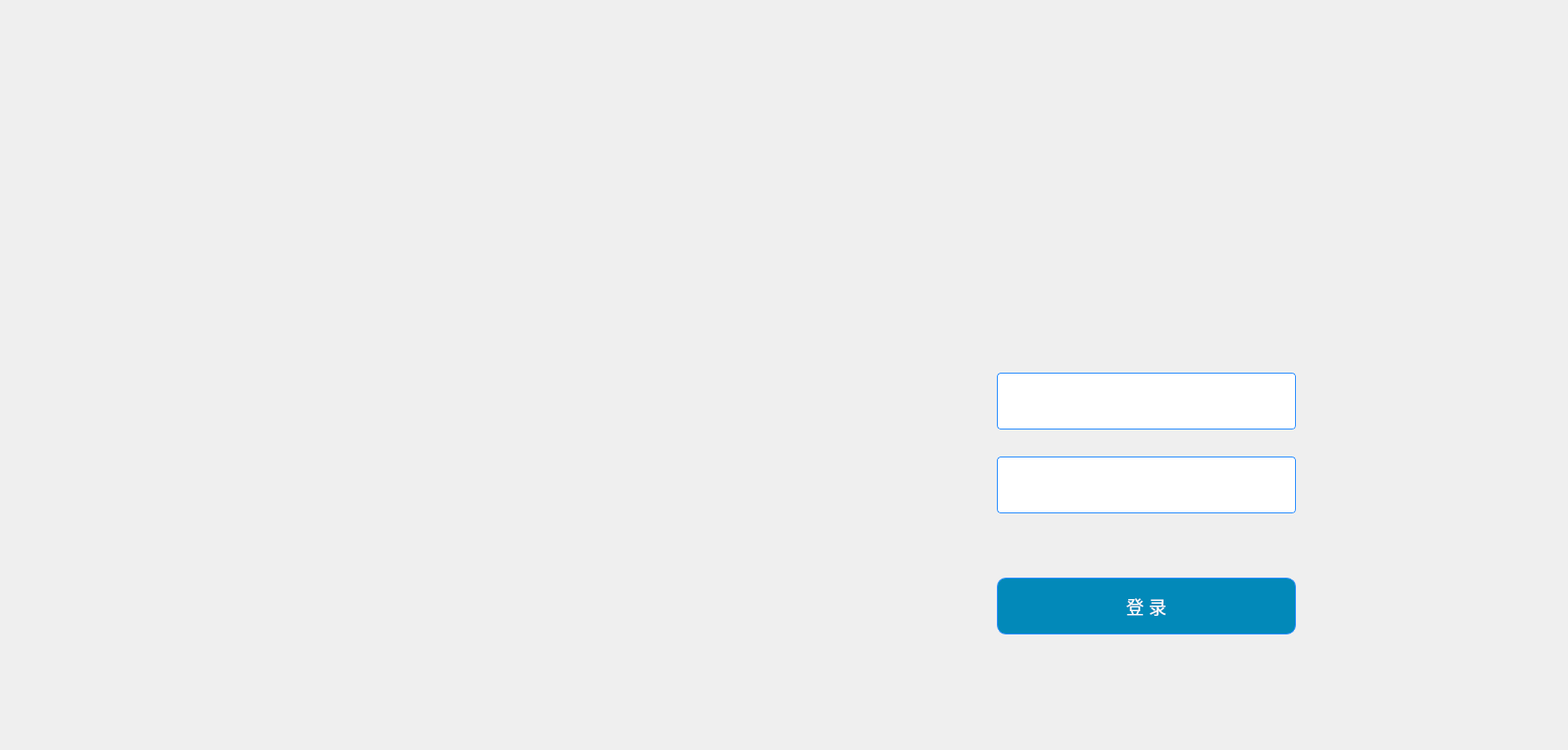
<?xml version="1.0" encoding="UTF-8"?>
<ui version="4.0">
 <class>LoginviewControls</class>
 <widget class="QWidget" name="LoginviewControls">
  <property name="geometry">
   <rect>
    <x>0</x>
    <y>0</y>
    <width>1683</width>
    <height>805</height>
   </rect>
  </property>
  <property name="windowTitle">
   <string>Dialog</string>
  </property>
  <property name="styleSheet">
   <string notr="true">QDialog
{
     background-image: url(:/images/login.png);
}</string>
  </property>
  <widget class="QLineEdit" name="userNameLineEdit">
   <property name="geometry">
    <rect>
     <x>1070</x>
     <y>400</y>
     <width>321</width>
     <height>61</height>
    </rect>
   </property>
   <property name="styleSheet">
    <string notr="true">QLineEdit {
	border: 1px solid #298DFF; /* QPushButton边框的宽度、样式和颜色 */
	border-radius: 4px; /* 边框圆角 */
	font-family: &quot;Microsoft YaHei&quot;; /* 文本字体族 */
	font-size: 10pt; /* 文本字体大小 */
    qproperty-alignment: AlignHCenter;
}</string>
   </property>
  </widget>
  <widget class="QLineEdit" name="passwordLineEdit">
   <property name="geometry">
    <rect>
     <x>1070</x>
     <y>490</y>
     <width>321</width>
     <height>61</height>
    </rect>
   </property>
   <property name="styleSheet">
    <string notr="true">QLineEdit {
	border: 1px solid #298DFF; /* QPushButton边框的宽度、样式和颜色 */
	border-radius: 4px; /* 边框圆角 */
	font-family: &quot;Microsoft YaHei&quot;; /* 文本字体族 */
	font-size: 10pt; /* 文本字体大小 */
    qproperty-alignment: AlignHCenter;
}</string>
   </property>
  </widget>
  <widget class="QPushButton" name="loginBtn">
   <property name="geometry">
    <rect>
     <x>1070</x>
     <y>620</y>
     <width>321</width>
     <height>61</height>
    </rect>
   </property>
   <property name="styleSheet">
    <string notr="true">QPushButton {
	border: 1px solid #298DFF; /* QPushButton边框的宽度、样式和颜色 */
	border-radius: 10px; /* 边框圆角 */
	background-color: #F2F2F2; /* 背景颜色 */
	color: #ffffff; /* 文本颜色 */
	background-color: rgb(2, 137, 185);
	font-family: &quot;Microsoft YaHei&quot;; /* 文本字体族 */
	font-size: 14pt; /* 文本字体大小 */
   qproperty-alignment: AlignHCenter;
}</string>
   </property>
   <property name="text">
    <string>登 录</string>
   </property>
  </widget>
 </widget>
 <resources/>
 <connections/>
</ui>
